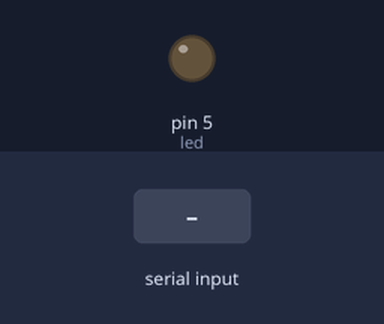
Recording of a sketch running on a simulated Arduino Uno, built with avr-gcc and run on an emulated ATmega328P. Parts: output pins drawn as LEDs (lit = HIGH). The test bench sets the inputs (shaded band).

Above: at 1.2 s.
1.3 s: "90,45\n" received over Serial
At 1.9 s:
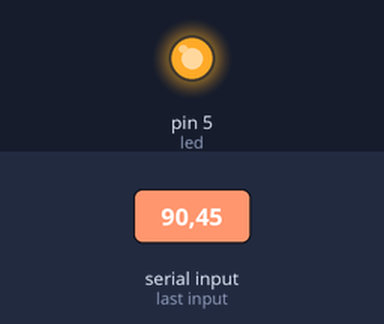
Timing chart, 0 to 4.3 s (numbered marks = the images above; inputs shaded):
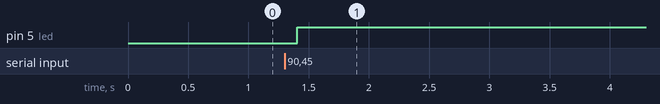

The sketch:

P18_ControlLED_Python.ino
```cpp
int led = 5;

void setup() {
  // put your setup code here, to run once:
  pinMode(led, OUTPUT);
  Serial.begin(9600);
  Serial.setTimeout(100);
}

int valor;
void loop() {
  // put your main code here, to run repeatedly:
  if(Serial.available()>0){
    valor = Serial.readString().toInt();
    digitalWrite(led, valor);
  }
}
```

Measured:
- after the input at 1.3 s, pin 5 (led): LOW → HIGH after 0.11 s
